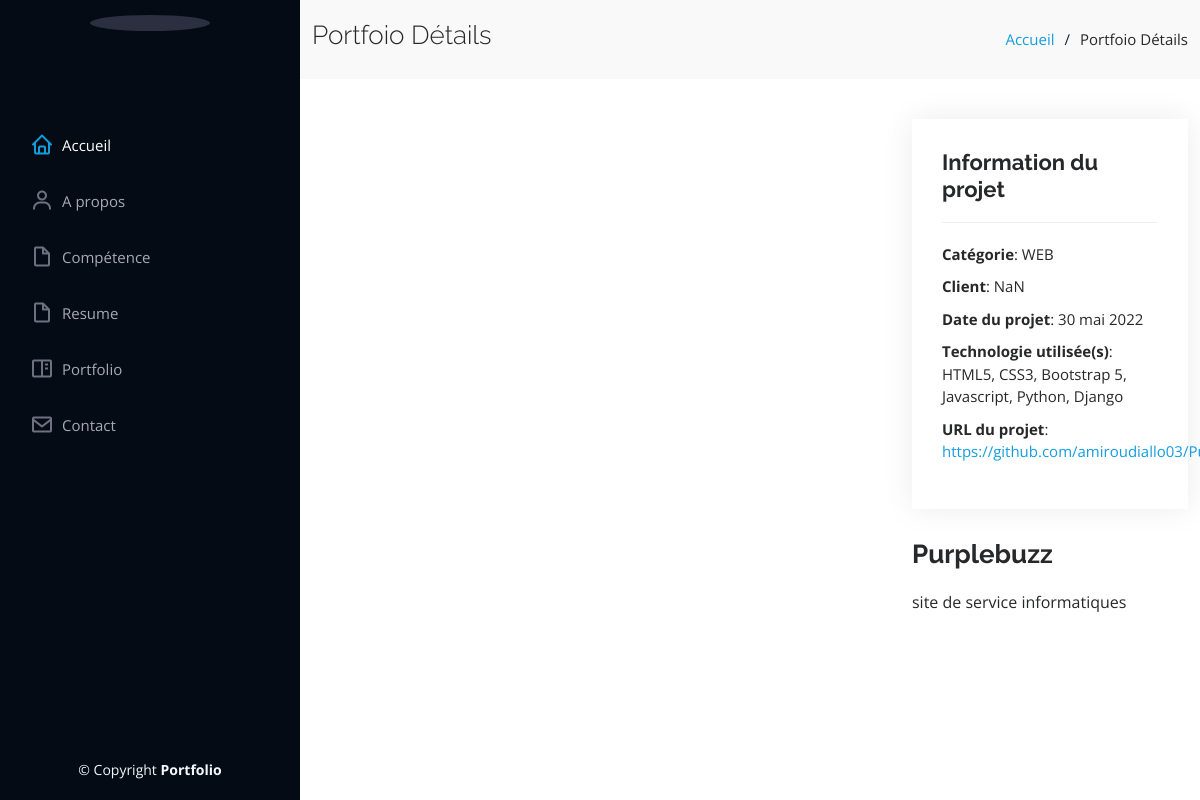
Page /detail/1/ on the earlier database version.
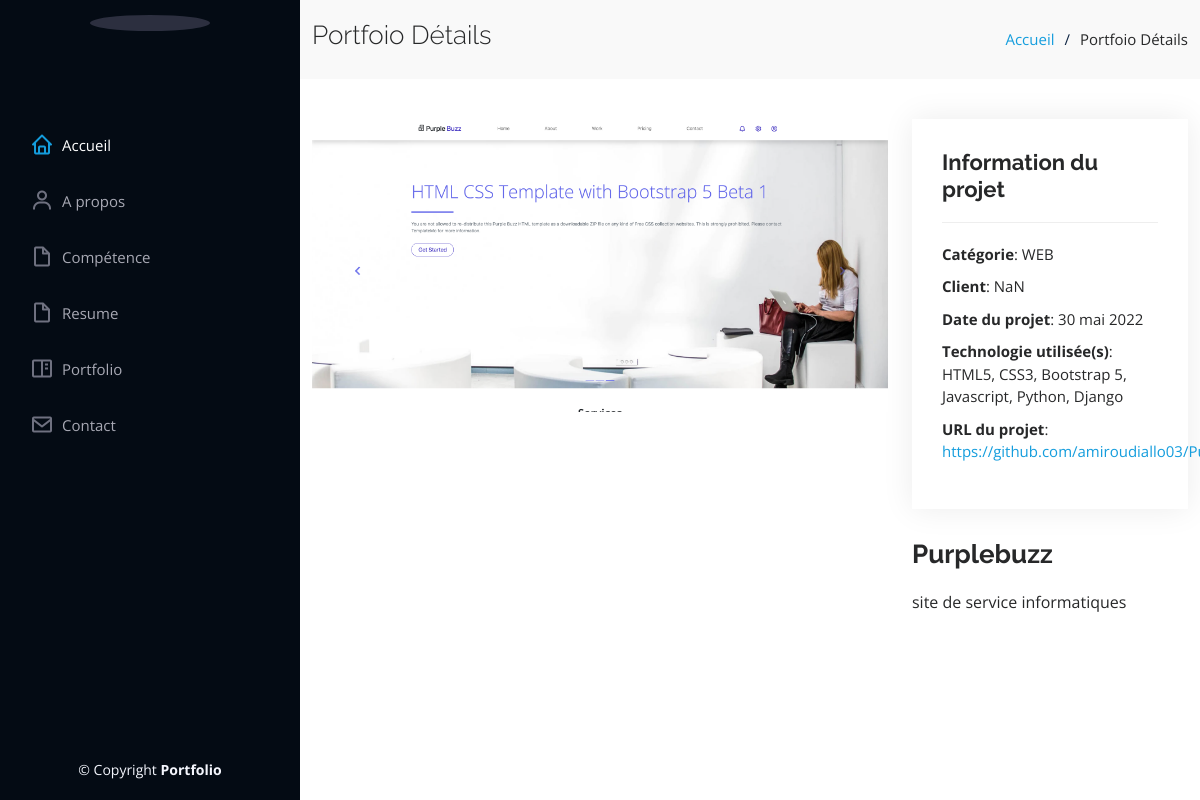
Same page on the later database version.
### website/models.py (models this page shows, shortened)
class Projet(models.Model):
    nom = models.CharField(max_length=255)
    description = models.TextField()
    image = models.FileField(upload_to="Projet_file")
    url = models.URLField(null=True, blank=True)
    dateProjet = models.DateField()
    client = models.CharField(max_length=255)
    categorie = models.ForeignKey(
        "Categorie", related_name="categorieProjet", on_delete=models.CASCADE
    )
    technologie = models.CharField(max_length=255)
    date_add = models.DateTimeField(auto_now_add=True)
    date_update = models.DateTimeField(auto_now=True)
    status = models.BooleanField(default=True)
    class Meta:
        verbose_name_plural = "Projets"

class Categorie(models.Model):
    nom = models.CharField(max_length=255)
    date_add = models.DateTimeField(auto_now_add=True)
    date_update = models.DateTimeField(auto_now=True)
    status = models.BooleanField(default=True)
    class Meta:
        verbose_name_plural = "Catégories"
    def __str__(self):
        return self.nom

class Imageprojet(models.Model):
    image = models.FileField(upload_to="Imageprojet_file")
    projet = models.ForeignKey(
        "Projet", related_name="imageProjet", on_delete=models.CASCADE
    )
    date_add = models.DateTimeField(auto_now_add=True)
    date_update = models.DateTimeField(auto_now=True)
    status = models.BooleanField(default=True)
    class Meta:
        verbose_name_plural = "Image De Projets"

### website/views.py (the view)
# urls.py: path('detail/<int:id_projet>/', views.portfoliodetail, name='portfoliodetail'),
def portfoliodetail(request, id_projet):
    projet = get_object_or_404(models.Projet, id=id_projet)
    return render(request, "portfolio-details.html", locals())

### templates/portfolio-details.html (shortened to what this page needs)
{% extends 'base/base.html' %}
{% load static %}
{% block content %}
<main id="main">
  <section id="breadcrumbs" class="breadcrumbs">
    <div class="container">
      <div class="d-flex justify-content-between align-items-center">
        <h2>Portfoio Détails</h2>
        <ol>
          <li><a href="{% url 'index' %}">Accueil</a></li>
          <li>Portfoio Détails</li>
        </ol>
      </div>
    </div>
  </section>
  <section id="portfolio-details" class="portfolio-details">
    <div class="container">
      <div class="row gy-4">
        <div class="col-lg-8">
          <div class="portfolio-details-slider swiper-container">
            <div class="swiper-wrapper align-items-center">
              {% for imageprojet in projet.imageProjet.all %}
                <div >
                  <img src="{{ imageprojet.image.url }}" alt="image supplementaire">
                </div>
              {% endfor %}
            </div>
          </div>
        </div>
        <div class="col-lg-4">
          <div class="portfolio-info">
            <h3>Information du projet</h3>
            <ul>
              <li><strong>Catégorie</strong>: {{ projet.categorie }}</li>
              <li><strong>Client</strong>: {{ projet.client }}</li>
              <li><strong>Date du projet</strong>: {{ projet.dateProjet }}</li>
              <li><strong>Technologie utilisée(s)</strong>: {{ projet.technologie }}</li>
              <li><strong>URL du projet</strong>: <a href="{{ projet.url }}" target="_blank">{{ projet.url }}</a></li>
            </ul>
          </div>
          <div class="portfolio-description">
            <h2>{{ projet.nom }}</h2>
            <p>{{ projet.description }}</p>
          </div>
        </div>
      </div>
    </div>
  </section>
</main>
{% endblock content %}

### templates/base/base.html (shortened to what this page needs)
{% load static %}
<!DOCTYPE html>
<html lang="en">
<head>
  <link href="{% static 'assets/vendor/aos/aos.css' %}" rel="stylesheet">
  <link href="{% static 'assets/vendor/bootstrap/css/bootstrap.min.css' %}" rel="stylesheet">
  <link href="{% static 'assets/vendor/bootstrap-icons/bootstrap-icons.css' %}" rel="stylesheet">
  <link href="{% static 'assets/vendor/boxicons/css/boxicons.min.css' %}" rel="stylesheet">
  <link href="{% static 'assets/vendor/glightbox/css/glightbox.min.css' %}" rel="stylesheet">
  <link href="{% static 'assets/vendor/swiper/swiper-bundle.min.css' %}" rel="stylesheet">
  <link href="{% static 'assets/css/style.css' %}" rel="stylesheet">
</head>
<body>
  <header id="header">
    <div class="d-flex flex-column">
      <div class="profile">
        <img src="{{websites.photoProfil.url}}" alt="" class="img-fluid rounded-circle">
        <h1 class="text-light"><a href="index.html">{{websites.nom}}<br>{{websites.prenom}}</a></h1>
      </div>
      <nav id="navbar" class="nav-menu navbar">
        <ul>
            <li>
                <a href="{% url 'index' %}#hero" class="nav-link scrollto active">
                    <i class="bx bx-home"></i><span>Accueil</span>
                </a>
            </li>
            <li>
                <a href="{% url 'index' %}#about" class="nav-link scrollto">
                    <i class="bx bx-user"></i> <span>A propos</span>
                </a>
            </li>
            <li>
                <a href="{% url 'index' %}#skills" class="nav-link scrollto">
                    <i class="bx bx-file-blank"></i><span>Compétence</span>
                </a>
            </li>
            <li>
                <a href="{% url 'index' %}#resume" class="nav-link scrollto">
                    <i class="bx bx-file-blank"></i><span>Resume</span>
                </a>
            </li>
            <li>
                <a href="{% url 'index' %}#portfolio" class="nav-link scrollto"><i class="bx bx-book-content">
                    </i><span>Portfolio</span>
                </a>
            </li>
            <li>
                <a href="{% url 'index' %}#contact" class="nav-link scrollto">
                    <i class="bx bx-envelope"></i><span>Contact</span>
                </a>
            </li>
        </ul>
      </nav>
    </div>
  </header>
{% block content %}
{% endblock content %}
  <footer id="footer">
    <div class="container">
      <div class="copyright">
        &copy; Copyright <strong><span>Portfolio</span></strong>
      </div>
      <div class="credits">
      </div>
    </div>
  </footer>
</body>
</html>

### static/assets/css/style.css (style rules this page uses)
body { font-family: "Open Sans", sans-serif; color: #272829; }
a { color: #149ddd; text-decoration: none; }
h1, h2, h3, h4, h5, h6 { font-family: "Raleway", sans-serif; }
#header { position: fixed; top: 0; left: 0; bottom: 0; width: 300px; transition: all ease-in-out 0.5s; z-index: 9997; transition: all 0.5s; padding: 0 15px; background: #040b14; overflow-y: auto; }
#header .profile img { margin: 15px auto; display: block; width: 120px; border: 8px solid #2c2f3f; }
#header .profile h1 { font-size: 24px; margin: 0; padding: 0; font-weight: 600; -moz-text-align-last: center; text-align-last: center; font-family: "Poppins", sans-serif; }
#main { margin-left: 300px; }
.nav-menu { padding: 30px 0 0 0; }
.nav-menu * { margin: 0; padding: 0; list-style: none; }
.nav-menu > ul > li { position: relative; white-space: nowrap; }
.nav-menu a, .nav-menu a:focus { display: flex; align-items: center; color: #a8a9b4; padding: 12px 15px; margin-bottom: 8px; transition: 0.3s; font-size: 15px; }
.nav-menu a i, .nav-menu a:focus i { font-size: 24px; padding-right: 8px; color: #6f7180; }
.nav-menu a:hover, .nav-menu .active, .nav-menu .active:focus, .nav-menu li:hover > a { text-decoration: none; color: #fff; }
.nav-menu a:hover i, .nav-menu .active i, .nav-menu .active:focus i, .nav-menu li:hover > a i { color: #149ddd; }
section { padding: 60px 0; overflow: hidden; }
.portfolio-details { padding-top: 40px; }
.portfolio-details .portfolio-details-slider img { width: 100%; }
.portfolio-details .portfolio-info { padding: 30px; box-shadow: 0px 0 30px rgba(5, 13, 24, 0.08); }
.portfolio-details .portfolio-info h3 { font-size: 22px; font-weight: 700; margin-bottom: 20px; padding-bottom: 20px; border-bottom: 1px solid #eee; }
.portfolio-details .portfolio-info ul { list-style: none; padding: 0; font-size: 15px; }
.portfolio-details .portfolio-info ul li + li { margin-top: 10px; }
.portfolio-details .portfolio-description { padding-top: 30px; }
.portfolio-details .portfolio-description h2 { font-size: 26px; font-weight: 700; margin-bottom: 20px; }
.portfolio-details .portfolio-description p { padding: 0; }
.breadcrumbs { padding: 20px 0; background: #f9f9f9; }
.breadcrumbs h2 { font-size: 26px; font-weight: 300; }
.breadcrumbs ol { display: flex; flex-wrap: wrap; list-style: none; padding: 0; margin: 0; font-size: 15px; }
.breadcrumbs ol li + li { padding-left: 10px; }
.breadcrumbs ol li + li::before { display: inline-block; padding-right: 10px; color: #0e2442; content: "/"; }
#footer { padding: 15px; color: #f4f6fd; font-size: 14px; position: fixed; left: 0; bottom: 0; width: 300px; z-index: 9999; background: #040b14; }
#footer .copyright { text-align: center; }
#footer .credits { padding-top: 5px; text-align: center; font-size: 13px; color: #eaebf0; }

Differences in the rows shown:
added Imageprojet: image (picture)
